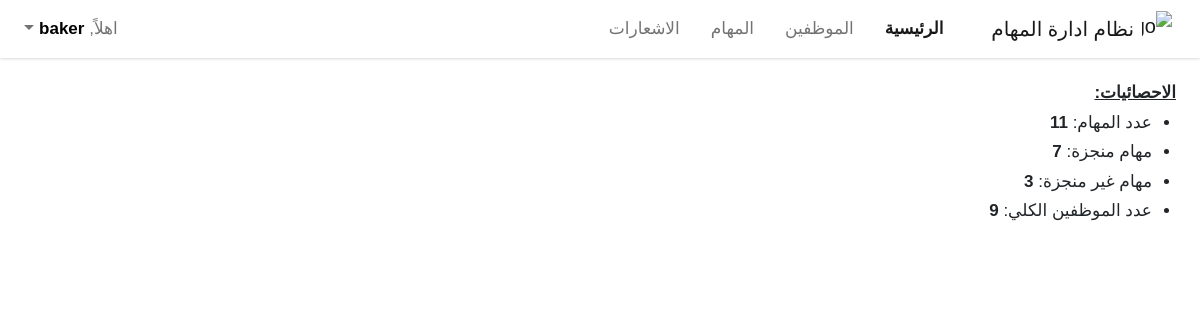
Screenshot of / (signed in) with the database file from the repository.
### myapp/models.py (models this page shows, shortened)
class Task(models.Model):
    user        = models.ForeignKey(User, on_delete=models.CASCADE)
    subject     = models.TextField(max_length=1000, blank=True, null=True)
    start_date  = models.CharField(max_length= 100, blank=True, null=True)
    end_date    = models.CharField(max_length=100, blank=True, null=True)
    start_day   = models.CharField(max_length=100, blank=True, null=True)
    end_day     = models.CharField(max_length=100, blank=True, null=True)
    no_of_users = models.IntegerField(default=0)
    employees   = models.ManyToManyField(User, related_name="employees")
    TASK_STATUS = [
      ("غير منجزة", "غير منجزة"),
      ("بأنتظار الموافقة", "بأنتظار الموافقة"),
      ("منجزة", "منجزة")
    ]
    status      = models.CharField(max_length=100, choices=TASK_STATUS, default="غير منجزة")
    rate        = models.SmallIntegerField(default=0)
    received    = models.BooleanField(default=False)
    active      = models.BooleanField(default=True)
    created_at  = models.DateTimeField(auto_now_add=True)
    def unread_employee_tasks(self, request):
        return sum(
            not task.received and request.user in task.employees.all()
            for task in Task.objects.all())
    def total_staff_tasks(self):
        return sum(not task.user.is_superuser for task in Task.objects.all())
    def total_achieved_tasks(self):
        return sum(task.status == "منجزة" and not task.user.is_superuser for task in Task.objects.all())
    def total_unachieved_tasks(self):
        return sum(task.status == "غير منجزة" and not task.user.is_superuser for task in Task.objects.all())

class Profile(models.Model):
    user = models.OneToOneField(User, on_delete=models.CASCADE)
    division = models.CharField(max_length=100, blank=True, null=True)
    avatar = models.CharField(max_length=500, blank=True, null=True)
    ACCOUNT_TYPE = [
      ("ادمن", "ادمن"),
      ("محرر", "محرر"),
      ("مستخدم", "مستخدم")
    ]
    account     = models.CharField(max_length=100, choices=ACCOUNT_TYPE, default="مستخدم")
    behaviour   = models.IntegerField(default=0)
    compliance  = models.IntegerField(default=0)
    progress    = models.IntegerField(default=0)
    score       = models.IntegerField(default=0)
    def get_all_employees(self):  # sourcery skip: simplify-generator
        return User.objects.all().count()

### myapp/views.py (the view, shortened to what this page needs)
# urls.py: path("", login_required(HomePageView.as_view())),
class HomePageView(View):
  template_name = "index.html"
  def get(self, request):
    profile = Profile.objects.all()
    task    = Task.objects.prefetch_related("employees")
    notification = Notification.objects.prefetch_related("emps")
    if task and notification:
      return render(request, self.template_name,
        {
          "profile": profile[0],
          "total_tasks": task[0].total_staff_tasks,
          "total_achieved": task[0].total_achieved_tasks,
          "total_unachieved": task[0].total_unachieved_tasks,
          "unreadable": task[0].unread_employee_tasks(request),
          "unreadable_staff": notification[0].unread_staff_notifications(request),
          "task": task[0]
        }
      )

### myapp/models.py (called while the page is built)
    def unread_staff_notifications(self, request):
        return sum(
            not notification.received and request.user in notification.emps.all()
            for notification in Notification.objects.all())

### templates/index.html (shortened to what this page needs)
<!DOCTYPE html>
<html lang="ar">
{% load static %}
<head>
  {% include "base/head.html" %}
</head>
<body>
  {% include "components/navbar.html" %}
  <main class="px-2" style="margin-top: 80px !important">
    <div class="container-fluid">
      <div class="row px-1">
        <div class="col-md-12">
          <u class="fw-bold">الاحصائيات:</u>
          <ul class="px-4 statistics">
            <li class="pt-1">عدد المهام: <b>{{total_tasks}}</b></li>
            <li class="pt-1">مهام منجزة: <b>{{total_achieved}}</b></li>
            <li class="pt-1">مهام غير منجزة: <b>{{total_unachieved}}</b></li>
            <li class="pt-1">عدد الموظفين الكلي:  <b>{{profile.get_all_employees}}</b></li>
          </ul>
        </div>
      </div>
    </div>
  </main>
</body>
</html>

### templates/components/navbar.html (shortened to what this page needs)
<nav class="navbar navbar-expand-lg navbar-light bg-white fixed-top">
    <div class="container-fluid">
      <a class="navbar-brand p-0 d-flex justify-content-center align-items-center gap-2" href="/">
        <img src="https://www.svgrepo.com/show/315133/stack.svg" alt="Logo" width="30" height="35"
          class="d-inline-block align-text-top">
        نظام ادارة المهام
      </a>
      <div class="collapse navbar-collapse" id="navbarSupportedContent">
        <ul class="navbar-nav mb-2 mb-lg-0">
          <li class="nav-item">
            <a class="nav-link" aria-current="page" href="/">الرئيسية</a>
          </li>
          <li class="nav-item dropdown">
            <a class="nav-link" aria-current="page" href="/employees/">الموظفين</a>
          </li>
          <li class="nav-item dropdown">
            <a class="nav-link" aria-current="page" href="/tasks/">المهام</a>
          </li>
          {% if not user.is_superuser %}
          <li class="nav-item">
            <a class="nav-link d-flex justify-content-start align-items-center gap-1" href="/notifications/">
              الاشعارات
            </a>
          </li>
          {% endif %}
        </ul>
        <ul class="navbar-nav mb-2 mb-lg-0 me-auto">
          <li class="nav-item dropdown">
            <a class="nav-link dropdown-toggle" href="#user-dropdown" id="navbarDropdown" role="button" data-bs-toggle="dropdown"
              aria-expanded="false">
              اهلاً, <b style="color: black">{{user.username}}</b>
            </a>
          </li>
        </ul>
      </div>
    </div>
  </nav>

### static/css/custom/styles.css (style rules this page uses)
:root { --offcanvas-width: 270px; --topNavbarHeight: 54px; --mainColor: #3498DB; --primaryHoverColor: #2d7eb4; --secondaryColor: white; --hideOverflowX: hidden; --primaryFont: Arial, Helvetica, sans-serif; }
html { scroll-behavior: smooth; }
body { font-family: var(--primaryFont); overflow-x: var(--hideOverflowX); overflow-y: scroll; }
.navbar, .row { direction: rtl !important; font-size: 17px; }
.navbar { box-shadow: rgba(0, 0, 0, 0.1) 0px 1px 3px 0px, rgba(0, 0, 0, 0.06) 0px 1px 2px 0px; }
.navbar-nav { gap: 15px !important; }
.active { font-weight: bold !important; }

### rows the page displays
Task: user.user_id "11", status+user "7", status.user_id "3"
Profile: get_all_employees "9"

### other values shown
{{ user.username }} "baker"
